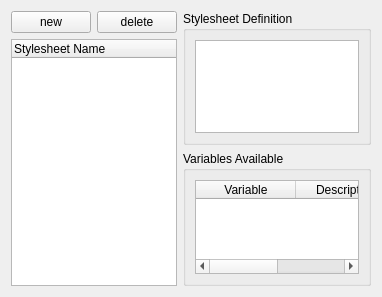
<?xml version="1.0" encoding="UTF-8"?>
<ui version="4.0">
 <class>KoSemanticStylesheetsEditor</class>
 <widget class="QWidget" name="KoSemanticStylesheetsEditor">
  <property name="geometry">
   <rect>
    <x>0</x>
    <y>0</y>
    <width>382</width>
    <height>297</height>
   </rect>
  </property>
  <layout class="QGridLayout" name="gridLayout">
   <item row="0" column="3">
    <widget class="QGroupBox" name="groupBox">
     <property name="title">
      <string>Stylesheet Definition</string>
     </property>
     <layout class="QGridLayout" name="gridLayout_2">
      <item row="0" column="0">
       <widget class="QTextEdit" name="definition"/>
      </item>
     </layout>
    </widget>
   </item>
   <item row="1" column="3">
    <widget class="QGroupBox" name="groupBox_2">
     <property name="title">
      <string>Variables Available</string>
     </property>
     <layout class="QGridLayout" name="gridLayout_3">
      <item row="0" column="0">
       <widget class="QTableWidget" name="variables">
        <property name="editTriggers">
         <set>QAbstractItemView::NoEditTriggers</set>
        </property>
        <property name="dragEnabled">
         <bool>true</bool>
        </property>
        <property name="selectionBehavior">
         <enum>QAbstractItemView::SelectRows</enum>
        </property>
        <property name="sortingEnabled">
         <bool>true</bool>
        </property>
        <property name="cornerButtonEnabled">
         <bool>false</bool>
        </property>
        <attribute name="horizontalHeaderStretchLastSection">
         <bool>true</bool>
        </attribute>
        <attribute name="verticalHeaderVisible">
         <bool>false</bool>
        </attribute>
        <column>
         <property name="text">
          <string>Variable</string>
         </property>
        </column>
        <column>
         <property name="text">
          <string>Description</string>
         </property>
        </column>
       </widget>
      </item>
     </layout>
    </widget>
   </item>
   <item row="0" column="0" rowspan="2">
    <layout class="QVBoxLayout" name="verticalLayout">
     <item>
      <layout class="QHBoxLayout" name="horizontalLayout">
       <item>
        <widget class="QPushButton" name="newStylesheet">
         <property name="text">
          <string>new</string>
         </property>
        </widget>
       </item>
       <item>
        <widget class="QPushButton" name="deleteStylesheet">
         <property name="text">
          <string>delete</string>
         </property>
        </widget>
       </item>
       <item>
        <spacer name="horizontalSpacer">
         <property name="orientation">
          <enum>Qt::Horizontal</enum>
         </property>
         <property name="sizeHint" stdset="0">
          <size>
           <width>40</width>
           <height>20</height>
          </size>
         </property>
        </spacer>
       </item>
      </layout>
     </item>
     <item>
      <widget class="QTreeWidget" name="stylesheets">
       <column>
        <property name="text">
         <string>Stylesheet Name</string>
        </property>
       </column>
      </widget>
     </item>
    </layout>
   </item>
  </layout>
 </widget>
 <resources/>
 <connections/>
</ui>
